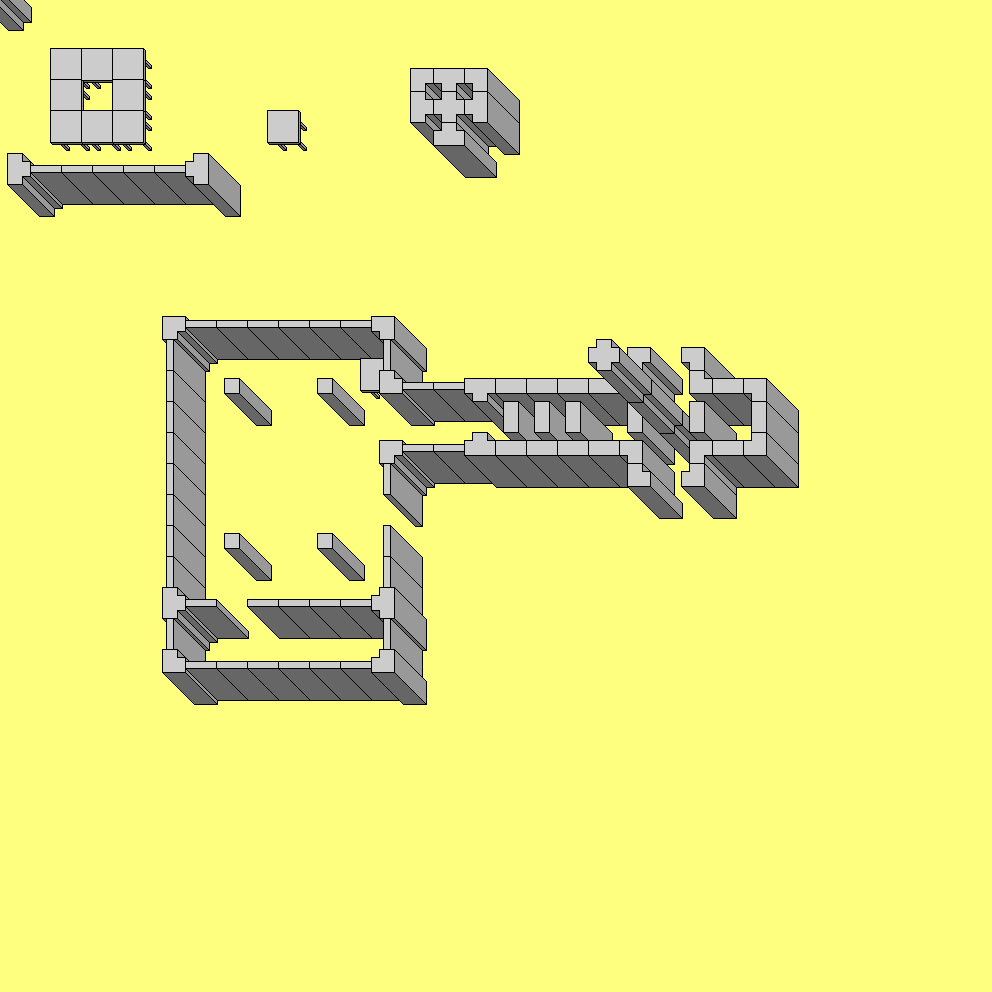

The image is a tile-based game level rendered from a .tmx file. Its description and source (layers, tilesets, objects; grid data summarised) follow:
An orthogonal 32x32 tile map with 31x31 px tiles, 3 tile layers (Walls, Walls level 2, Walls level 3).

<map version="1.0" orientation="orthogonal" width="32" height="32" tilewidth="31" tileheight="31" backgroundcolor="#ffff7f">
 <tileset firstgid="1" source="perspective_walls.tsx" />
 <layer name="Walls" width="32" height="32">
  <data>[1024 cells, 101 non-empty, 15 distinct tile ids]</data>
 </layer>
 <layer name="Walls level 2" width="32" height="32">
  <data>[1024 cells, 1 non-empty, 1 distinct tile ids]</data>
 </layer>
 <layer name="Walls level 3" width="32" height="32">
  <data>[1024 cells, 1 non-empty, 1 distinct tile ids]</data>
 </layer>
</map>
